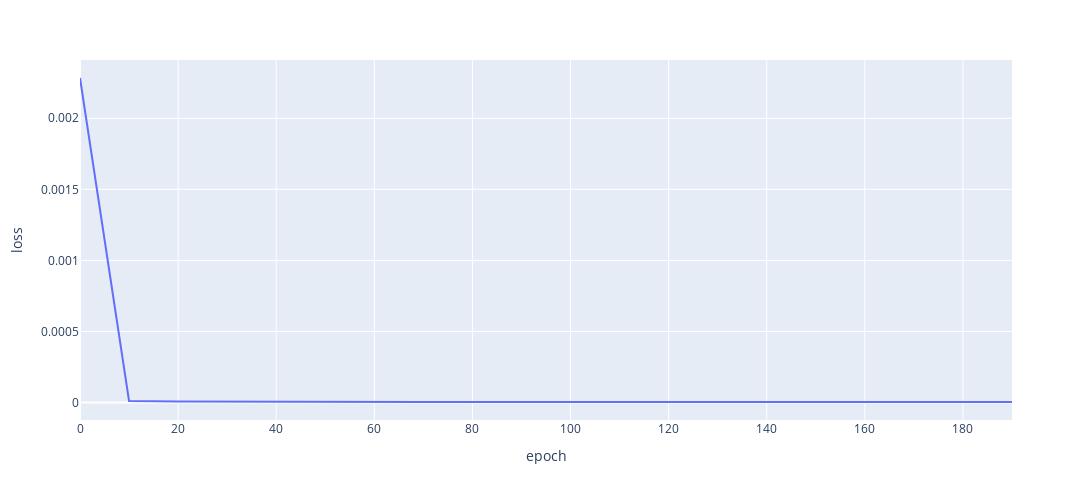

Source (notebook cell):
### Code cell
epochs = 200
model = Sequential()
model.add(LSTM(10, input_shape = (1, time_stemp)))
model.add(Dense(1)) # Output Layer
model.compile(loss = "mean_squared_error", optimizer = "adam")
history = model.fit(trainx,trainy, epochs = epochs, batch_size = 50, verbose=0)

epoch = np.arange(0, epochs, 10)
losses = []
for i in epoch:
    if i % 10 == 0:
        losses.append(history.history["loss"][i])
        
data = {"epoch":epoch,"loss":losses}
data = pd.DataFrame(data) # Create dataframe for visualize with plotly

# Visualize
import plotly.express as px

fig = px.line(data,x="epoch",y="loss",width = 1200, height = 500)
fig.show()

### Figure 1 — Plotly figure (JSON) as saved in the notebook; plotly's stock layout.template omitted (floating-point values rounded to 4 significant figures)
{"data": [{"hovertemplate": "epoch=%{x}<br>loss=%{y}<extra></extra>", "legendgroup": "", "line": {"color": "#636efa", "dash": "solid"}, "marker": {"symbol": "circle"}, "mode": "lines", "name": "", "orientation": "v", "showlegend": false, "type": "scatter", "x": [0, 10, 20, 30, 40, 50, 60, 70, 80, 90, 100, 110, 120, 130, 140, 150, 160, 170, 180, 190], "xaxis": "x", "y": [0.002283, 1.067e-05, 7.381e-06, 5.823e-06, 5.236e-06, 4.796e-06, 4.559e-06, 4.295e-06, 4.088e-06, 4.134e-06, 4.17e-06, 4.025e-06, 3.975e-06, 4.113e-06, 3.924e-06, 4.027e-06, 3.953e-06, 3.919e-06, 3.864e-06, 3.755e-06], "yaxis": "y"}], "layout": {"height": 500, "legend": {"tracegroupgap": 0}, "margin": {"t": 60}, "width": 1200, "xaxis": {"anchor": "y", "domain": [0, 1], "title": {"text": "epoch"}}, "yaxis": {"anchor": "x", "domain": [0, 1], "title": {"text": "loss"}}}}
